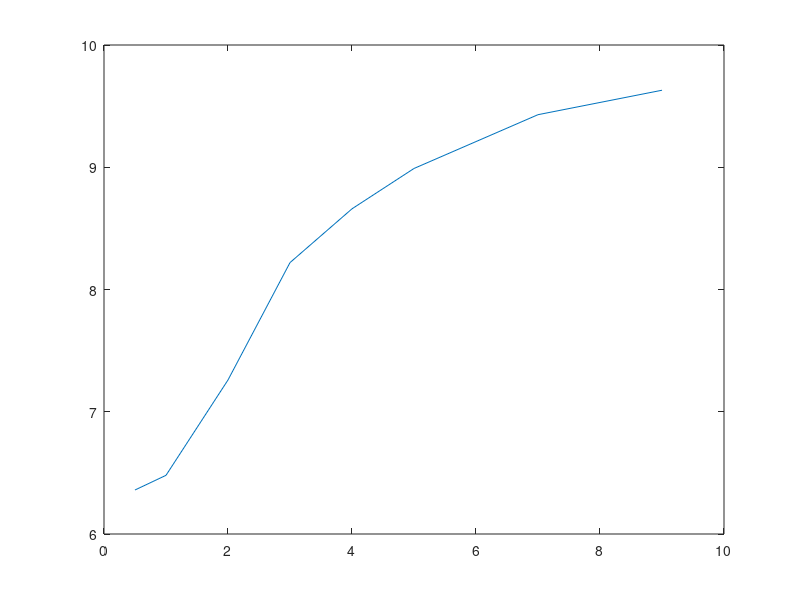

Reproduce this figure in MATLAB. (Note: this script raises an error after producing the figure.)
t_data = [0.5 1 2 3 4 5 7 9];
V_data = [6.36 6.48 7.26 8.22 8.66 8.99 9.43 9.63];
plot(t_data,V_data)
hold on;
V = 10;
x0 = [2,7];

ft = @(a,b,x) V-(V-a).*exp(-x./b);
f = fittype(ft);
x = fit(t_data', V_data', f, 'StartPoint', x0);
disp(x);

a = 5.558;
b = 3.5;
ft = @(x) V-(V-a).*exp(-x./b);
fplot(ft,[0,10]);
hold off;